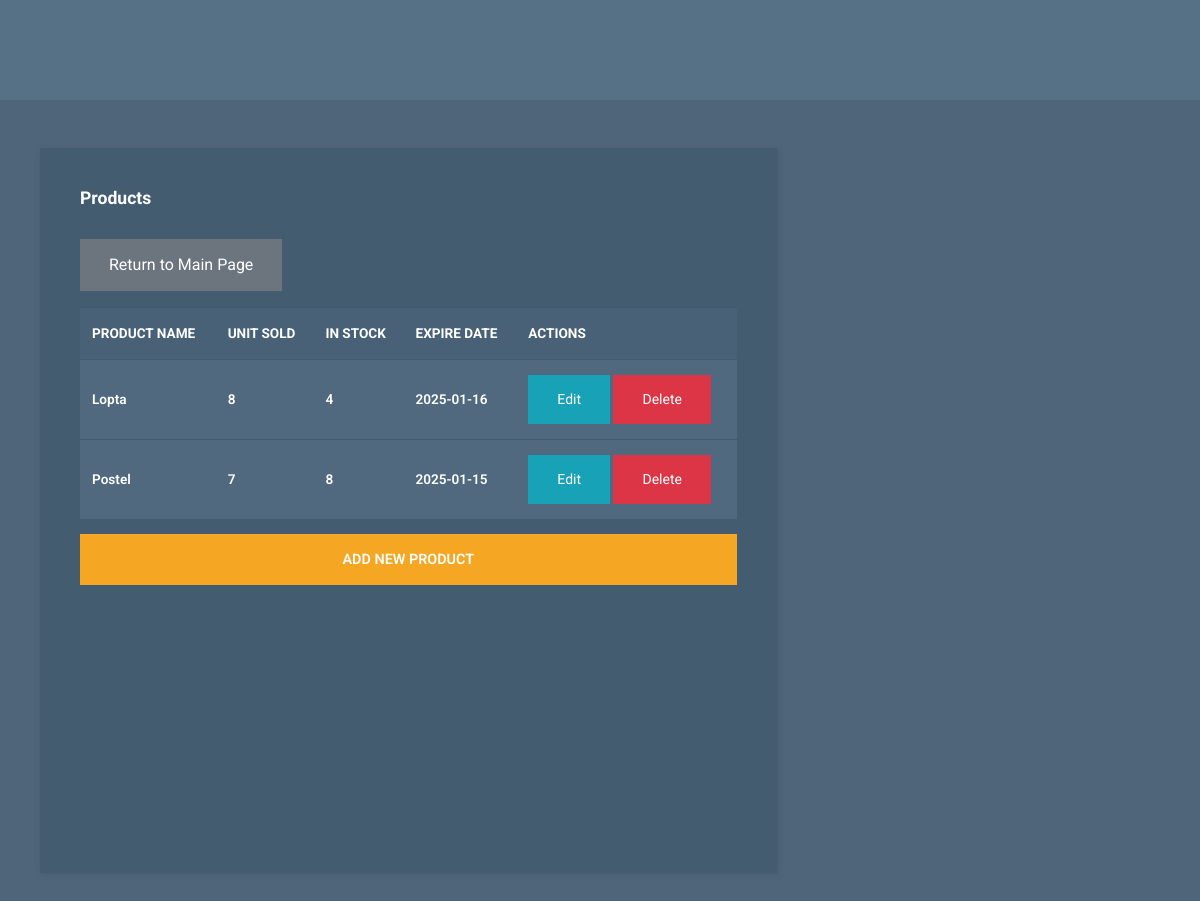
/products.php, run on the app's committed database.
### tables this page shows
CREATE TABLE `products` (
  `id` int(11) NOT NULL,
  `name` varchar(255) NOT NULL,
  `sold` int(11) DEFAULT 0,
  `stock` int(11) DEFAULT 0,
  `expire` date DEFAULT NULL
);

### products.php (the view, shortened to what this page needs)
<?php
$db = new Database();
$pdo = $db->getConnection();
$stmt = $pdo->query("SELECT * FROM products");
$products = $stmt->fetchAll(PDO::FETCH_ASSOC);
?>
<!DOCTYPE html>
<html lang="en">
<head>
    <link rel="stylesheet" href="css/fontawesome.min.css"/>
    <link rel="stylesheet" href="css/bootstrap.min.css"/>
    <link rel="stylesheet" href="css/templatemo-style.css">
</head>
<body id="reportsPage">
<nav class="navbar navbar-expand-xl">
</nav>
<div class="container mt-5">
    <div class="row tm-content-row">
        <div class="col-sm-12 col-md-12 col-lg-8 col-xl-8 tm-block-col">
            <div class="tm-bg-primary-dark tm-block tm-block-products">
                <h2 class="tm-block-title">Products</h2>
                <a href="index.php" class="btn btn-secondary mb-3">Return to Main Page</a>
                <div class="tm-product-table-container">
                    <table class="table table-hover tm-table-small tm-product-table">
                        <thead>
                        <tr>
                            <th scope="col">PRODUCT NAME</th>
                            <th scope="col">UNIT SOLD</th>
                            <th scope="col">IN STOCK</th>
                            <th scope="col">EXPIRE DATE</th>
                            <th scope="col">ACTIONS</th>
                        </tr>
                        </thead>
                        <tbody>
                        <?php foreach ($products as $product): ?>
                            <tr>
                                <td><?= htmlspecialchars($product['name']); ?></td>
                                <td><?= htmlspecialchars($product['sold']); ?></td>
                                <td><?= htmlspecialchars($product['stock']); ?></td>
                                <td><?= htmlspecialchars($product['expire']); ?></td>
                                <td>
                                    <a href="edit-product.php?id=<?= $product['id']; ?>" class="btn btn-sm btn-info">Edit</a>
                                    <a href="?delete=<?= $product['id']; ?>" class="btn btn-sm btn-danger" onclick="return confirm('Are you sure you want to delete this product?');">Delete</a>
                                </td>
                            </tr>
                        <?php endforeach; ?>
                        </tbody>
                    </table>
                </div>
                <a href="add-product.php" class="btn btn-primary btn-block text-uppercase mb-3">Add new product</a>
            </div>
        </div>
    </div>
</div>
</body>
</html>

### css/templatemo-style.css (style rules this page uses)
html { font-size: 16px; overflow-x: hidden; }
body { font-family: Roboto, Helvetica, Arial, sans-serif; background-color: #4e657a; overflow-x: hidden; }
a { transition: all 0.3s ease; }
.navbar { height: 100px; background-color: #567086; padding: 0; }
.tm-block-col { margin-bottom: 30px; }
.tm-block { padding: 40px; -webkit-box-shadow: 1px 1px 5px 0 #455c71; -moz-box-shadow: 1px 1px 5px 0 #455c71; box-shadow: 1px 1px 5px 0 #455c71; min-height: 350px; height: 100%; max-height: 450px; }
.tm-block-title { font-size: 1.1rem; font-weight: 700; color: #fff; margin-bottom: 30px; }
.tm-content-row { justify-content: space-between; margin-left: -20px; margin-right: -20px; }
.table { background-color: #50697f; color: #fff; font-size: 85%; margin-bottom: 0; }
thead { background-color: #486177; color: #fff; }
.table thead th { border-bottom: 0; }
.btn { border-radius: 0; padding: 13px 28px; transition: all 0.2s ease; max-width: 100%; }
.btn-primary { color: #fff; background-color: #f5a623; border: 2px solid #f5a623; font-size: 90%; font-weight: 600; }
.table td, .table th { border-top: 1px solid #415a70; padding: 15px 25px; vertical-align: middle; }
.tm-table-small td, .tm-table-small th { padding-left: 12px; padding-right: 12px; }
.table-hover tbody tr { transition: all 0.2s ease; }
.tm-bg-primary-dark { background-color: #435c70; }
.tm-block-products { min-height: 725px; }
.tm-product-table-container { max-height: 465px; margin-bottom: 15px; overflow-y: scroll; }
.tm-product-table tr { font-weight: 600; }

### data on the page
products: name "Lopta", sold "8", stock "4", expire "2025-01-16"
products: name "Postel", sold "7", stock "8", expire "2025-01-15"
